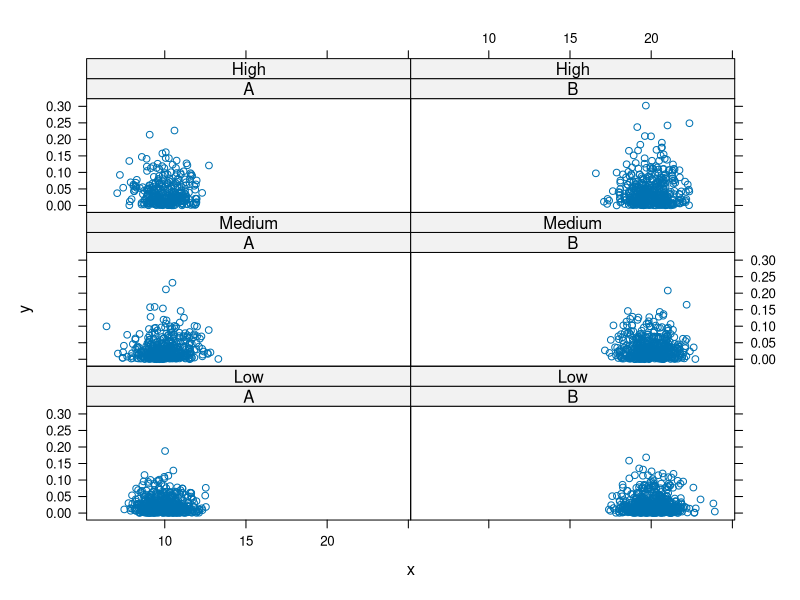

This chart was generated by the following R code:
# The idea here is to show how we can do a simulation with different
# combinations of settings and then organize the data into "long form"
# so that we can identify the outputs from each by the settings.

# We use two different settings - cond1 and cond2
# These have 2 and 3 possible values respectively.
# We run the simulation on all possible combinations of these two settings, i.e.
# 6 combinations.
# We replicate the simulation for each NumReplicates times.

# The simulation is simple here and just creates a data frame.
#
#

sim =
function(a, b, n = rpois(1, a + b))
  data.frame(x = rnorm(n, a), y = rexp(n, b))

cond1 = c("A", "B")
cond2 = c("High", "Medium", "Low")

mu = c(A = 10, B = 20)
rate = c(High = 40, Medium = 30, Low = 24)

NumReplicates = 10
 # Generate the 6 possible combinations of settings
 # This is a data.frame of factors. We could use stringsAsFactors = FALSE
g = expand.grid(cond1, cond2)

# Run the simulations for the 6 different levels.
# We could use apply() since these are character vectors
ans = lapply(seq_len(nrow(g)),
              function(i) {
                 settings = g[i,]
                 replicate(NumReplicates, sim(mu[settings[1,1]], rate[settings[1,2]]),
                           simplify = FALSE)
              })

# note start--------------------------------------------------------------------
#  wouldn't g, mu and rate above be from the global environment? If we were to
# avoid using global variables, would the following be a decent approach?
ans = lapply(seq_len(nrow(g)),
              function(i, g, mu, rate) {
                 settings = g[i,]
                 replicate(NumReplicates,
                           sim(mu[settings[1,1]], rate[settings[1,2]]),
                           simplify = FALSE)
              }, g, mu, rate)

# breakdown of the above simulations for a single combination:
settings = g[1,] # combination of 'A' and 'High'
settings[1,1] # gives 'A'
mu[settings[1,1]] # gives 10, the value of mu for 'A' 
settings[1,2] # gives 'High'
rate[settings[1,2]] # gives 40, value of rate for 'High'
sim(mu[settings[1,1]], rate[settings[1,2]]) # single simulation set
# repeat simulation NumReplicates times
replicate(NumReplicates, sim(mu[settings[1,1]], rate[settings[1,2]]),
          simplify = FALSE)

# difference in results with and without simplify = FALSE
set.seed(0)
str(replicate(NumReplicates, sim(mu[settings[1,1]], rate[settings[1,2]]),
                 simplify = FALSE))

set.seed(0)
str(replicate(NumReplicates, sim(mu[settings[1,1]], rate[settings[1,2]])))

# ans is basically a nested list.
# First, it has 6 component lists corresponding to the 6 combinations of the conditions
# (cond1 and cond2)
# Each of the 6 components contain 10 replicates of the simulation.
# The simulation results themselves are dataframes.
# note end----------------------------------------------------------------------


# Now we convert the list of lists() of data frames to a single data frame
tmp = unlist(ans, recursive = FALSE)
length(tmp)
table(sapply(tmp, class))

ans1 = do.call(rbind, tmp)


# note start--------------------------------------------------------------------
# compare
str(tmp)
# with
str(unlist(ans))
# to appreciate why we use recursive = FALSE

# unlist() above removes the outtermost layer of condition
# 6 condition combinations * 10 replicates = 60 simulation dataframes

# We now have just a list of all the replicate dataframes, which are finally
# collapsed together with do.call and rbind
# note end----------------------------------------------------------------------


# Next we'll compute the appropriate values for cond1 and cond2 for each row
n = sapply(ans, function(x) sum(sapply(x, nrow)))
ans1$cond1 = rep(g[,1], n)
ans1$cond2 = ordered(rep(g[,2], n), labels = rev(cond2))


# note start--------------------------------------------------------------------
# n = sapply(ans, function(x) sum(sapply(x, nrow)))
# eg. for the first cond1 cond2 combination
x = ans[[1]]
# length of simulation dataframes for each replicate
sapply(x, nrow)
# hence total no. of rows corresponding to first cond1 cond2 combination
sum(sapply(x, nrow))
# which is the same as
n[1]

# the above is repeated for each combination using another sapply
# finally the correct values of cond1 and cond2 are added to the approriate
# rows in ans1, the single dataframe containing all the sim results

# to understand the rep part:
g[,1] 

# say 
n2 = c(2, 3, 1, 6, 4, 8)
# then
c1 = rep(g[,1], n2)
# similarly
c2 = ordered(rep(g[,2], n2), labels = rev(cond2))
data.frame(c1,c2)
# which doesn't correspond to the combination sequence seen in g
g

# not using rev seems to work though
c2 = ordered(rep(g[,2], n2), labels = cond2)
data.frame(c1,c2)

# note end----------------------------------------------------------------------


# We also add the simulation/replicate number for each row within each of the 6 combinations of
# settings of cond1 and cond2
ans1$simNumber = unlist(sapply(ans, function(x) rep(seq(along = x), sapply(x, nrow))))
# Just check the results are sensible and correct
q1 = table(ans1$simNumber)
#  1   2   3   4   5   6   7   8   9  10 
#279 263 273 273 259 291 284 297 294 276 
q2 = sapply(ans, function(x) sapply(x, nrow))
#     [,1] [,2] [,3] [,4] [,5] [,6]
# [1,]   46   55   43   57   28   50
# [2,]   41   62   41   49   27   43
# [3,]   50   55   35   53   29   51
# [4,]   50   62   32   41   41   47
# [5,]   53   58   29   54   22   43
# [6,]   60   68   33   49   27   54
# [7,]   46   58   47   49   37   47
# [8,]   53   77   33   50   41   43
# [9,]   49   63   43   52   36   51
#[10,]   49   57   46   40   32   52
q3 = rowSums(sapply(ans, function(x) sapply(x, nrow)))
stopifnot(all(q1 == q3))

# Now we can plot these.
library(lattice)
xyplot(y ~ x | cond1 + cond2, ans1)
